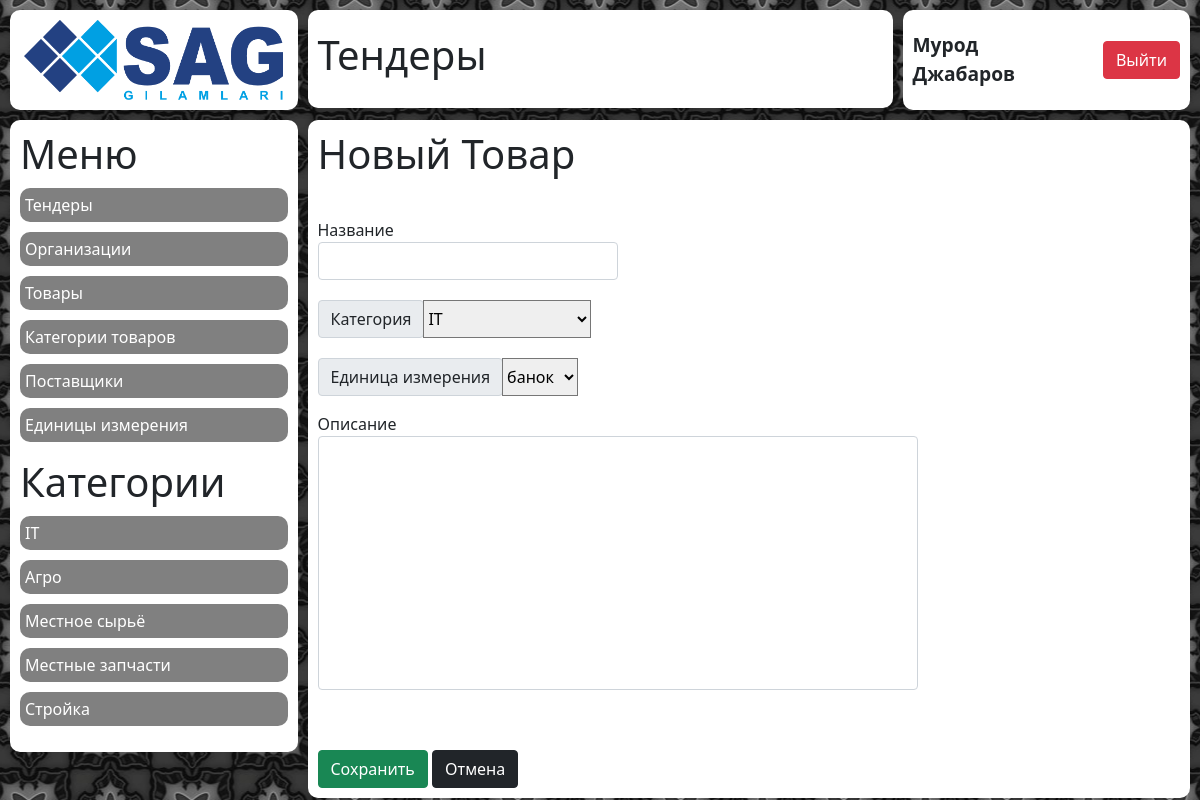
Screenshot of /tender/products/add/ (signed in) with the database file from the repository.
### tender/models.py (models this page shows)
class ProductCategory(models.Model):
    name = models.CharField(max_length=200)

### tender/views.py (the view)
# urls.py: path('products/add/', views.product_add),
def product_add(request):
    if request.user.is_authenticated:
        measures = Measure.objects.all().order_by('name')
        categories = ProductCategory.objects.all().order_by('name')
        context = {
            'measures': measures,
            'categories': categories,
        }
        if request.method == 'POST':
            form = ProductForm(request.POST)
            if form.is_valid():
                form.save()
                return redirect('/tender/products/')
        return render(request, 'tender/product_add.html', context)
    else:
        return redirect('/auth/')

### tender/templates/tender/product_add.html (shortened to what this page needs)
{% extends 'wrapper.html' %}
{% load static %}
{% block content %}
    <div class="row incidents">
        {% include 'blocks/logo.html' %}
        {% include 'blocks/title.html' %}
        {% include 'blocks/profile.html' %}
        {% include 'blocks/tender/tender_menu.html' %}
        {% include 'blocks/tender/product_add.html' %}
    </div>
{% endblock %}

### mainapp/templates/blocks/profile.html (shortened to what this page needs)
<div class="col-xl-3 col-12 block__wrapper profile">
    <div class="block profile__wrapper">
        <p class="profile__user">{{ request.user.first_name }} {{ request.user.last_name }}</p>
        <a href="{% url 'mainapp:logout' %}" class="btn btn-danger profile__exit">Выйти</a>
    </div>
</div>

### tender/templates/blocks/tender/tender_menu.html (shortened to what this page needs)
<div class="col-xl-3 block__wrapper menu">
    <div class="block menu__wrapper">
        <h1 class="menu__title">Меню</h1>
        {% if request.user.id == 13 %}
            <nav class="menu__nav">
                <ul class="menu__ul">
                    <li class="menu__li"><a class="menu__link" href="/tender/">Все тендеры</a></li>
                    <li class="menu__li"><a class="menu__link" href="/tender/cfo_null/">Не подтвержденные</a></li>
                    <li class="menu__li"><a class="menu__link" href="/tender/cfo_true/">Подтвержденные</a></li>
                    <li class="menu__li"><a class="menu__link" href="/tender/cfo_false/">Отклоненные</a></li>
                </ul>
            </nav>
        {% else %}
            <nav class="menu__nav">
                <ul class="menu__ul">
                    <li class="menu__li"><a class="menu__link" href="/tender/">Тендеры</a></li>
                    <li class="menu__li"><a class="menu__link" href="/tender/organizations/">Организации</a></li>
                    <li class="menu__li"><a class="menu__link" href="/tender/products/">Товары</a></li>
                    <li class="menu__li"><a class="menu__link" href="/tender/product-category/">Категории товаров</a></li>
                    <li class="menu__li"><a class="menu__link" href="/tender/providers/">Поставщики</a></li>
                    <li class="menu__li"><a class="menu__link" href="/measures/">Единицы измерения</a></li>
                </ul>
            </nav>
        {% endif %}
        {% if 'tender/products' in request.path %}
            <h1>Категории</h1>
            <nav class="menu__nav">
                <ul class="menu__ul">
                    {% for category in categories %}
                        <li class="menu__li"><a class="menu__link" href="/tender/products/category/{{ category.id }}/">{{ category.name }}</a></li>
                    {% endfor %}
                </ul>
            </nav>
        {% endif %}
    </div>
</div>

### mainapp/static/css/style.css (style rules this page uses)
.incidents { padding-left: 10px; }
.profile__wrapper { display: flex; align-items: center; justify-content: flex-end; height: 100px; padding: 10px; }
.profile__user { margin: 0 20px 0 0; font-size: 1.2rem; font-weight: 600; }
.profile__exit { display: block; }
.menu__wrapper { padding: 10px; }
.menu__ul { padding: 0; list-style-type: none; }
.menu__link { display: block; margin: 10px 0; padding: 5px; background: #808080; color: #FFFFFF; border-radius: 10px; transition: all 0.3s; text-decoration: none; }
.body { opacity: 0; transition: all 0.3s; }
.block { background: #FFFFFF; margin: 10px 10px 0 0; border-radius: 10px; }
.block__wrapper { padding: 0; }

### rows the page displays
ProductCategory: name "IT"
ProductCategory: name "Агро"
ProductCategory: name "Местное сырьё"
ProductCategory: name "Местные запчасти"
ProductCategory: name "Стройка"

### other values shown
{{ request.user.first_name }} "Мурод"
{{ request.user.last_name }} "Джабаров"
form field category "IT"
form field measure "банок"
